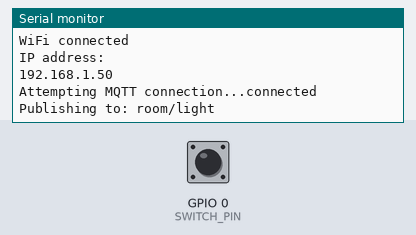
Bench run of a sketch on a simulated ESP8266 (NodeMCU). Parts: the last lines printed to the serial monitor. The test bench sets the inputs (shaded band); at power-on: GPIO 0 (SWITCH_PIN) HIGH. WiFi joins after 1.5 s; servers stay silent unless stated; no MQTT or app messages arrive unless stated.

Above: at 2.8 s.
2.9 s: GPIO 0 (SWITCH_PIN) pulled LOW for 0.15 s
At 4.1 s:
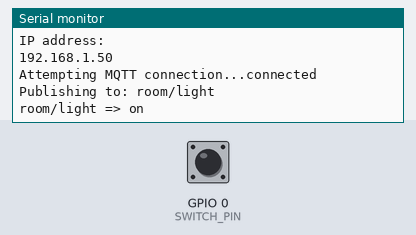
4.5 s: GPIO 0 (SWITCH_PIN) pulled LOW for 1 s
At 5.5 s:
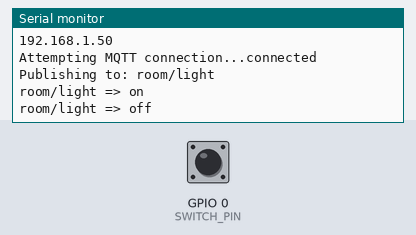

Measured:
- after the input at 2.9 s, the serial monitor: prints a new line at once (image 1)
- after the input at 4.5 s, the serial monitor: prints a new line at once (image 2)

The sketch:

Pub-Mosquito.ino
```cpp
/******************************************************************************
MQTT_Switch_Example.ino
Example for controlling a light using an MQTT switch
by: Alex Wende, SparkFun Electronics

This sketch connects the ESP32 to a MQTT broker and subcribes to the topic
room/light. When the button is pressed, the client will toggle between
publishing "on" and "off".
******************************************************************************/

#include <ESP8266WiFi.h>
#include "PubSubClient.h"

char *ssid =  "*******";   // name of your WiFi network
char *password =  "******"; // password of the WiFi network

const byte SWITCH_PIN = 0;           // Pin to control the light with
const char *ID = "Example_Switch";  // Name of our device, must be unique
const char *TOPIC = "room/light";  // Topic to subcribe to

IPAddress broker(192,168,225,115); // IP address of your MQTT broker eg. 192.168.1.50
WiFiClient wclient;

PubSubClient client(wclient); // Setup MQTT client
bool state=0;

// Connect to WiFi network
void setup_wifi() {
  delay(10);
  // We start by connecting to a WiFi network
  Serial.println();
  Serial.print("Connecting to ");
  Serial.println(ssid);

  WiFi.mode(WIFI_STA);
  WiFi.begin(ssid, password);

  while (WiFi.status() != WL_CONNECTED) {
    delay(500);
    Serial.print(".");
  }

  randomSeed(micros());

  Serial.println("");
  Serial.println("WiFi connected");
  Serial.println("IP address: ");
  Serial.println(WiFi.localIP());
}

// Reconnect to client
void reconnect() {
  // Loop until we're reconnected
  while (!client.connected()) {
    Serial.print("Attempting MQTT connection...");
    // Attempt to connect
    if (client.connect(ID)) {
      Serial.println("connected");
      Serial.print("Publishing to: ");
      Serial.println(TOPIC);
      Serial.println('\n');

    } else {
      Serial.println(" try again in 5 seconds");
      // Wait 5 seconds before retrying
      delay(5000);
    }
  }
}

void setup() {
  Serial.begin(115200); // Start serial communication at 115200 baud
  pinMode(SWITCH_PIN,INPUT);  // Configure SWITCH_Pin as an input
  digitalWrite(SWITCH_PIN,HIGH);  // enable pull-up resistor (active low)
  delay(100);
  setup_wifi(); // Connect to network
  client.setServer(broker, 1883);
}

void loop() {
  if (!client.connected())  // Reconnect if connection is lost
  {
    reconnect();
  }
  client.loop();

  // if the switch is being pressed
  if(digitalRead(SWITCH_PIN) == 0)
  {
    state = !state; //toggle state
    if(state == 1) // ON
    {
      client.publish(TOPIC, "on");
      Serial.println((String)TOPIC + " => on");
    }
    else // OFF
    {
      client.publish(TOPIC, "off");
      Serial.println((String)TOPIC + " => off");
    }

    while(digitalRead(SWITCH_PIN) == 0) // Wait for switch to be released
    {
      // Let the ESP handle some behind the scenes stuff if it needs to
      yield();
      delay(20);
    }
  }
}
```
